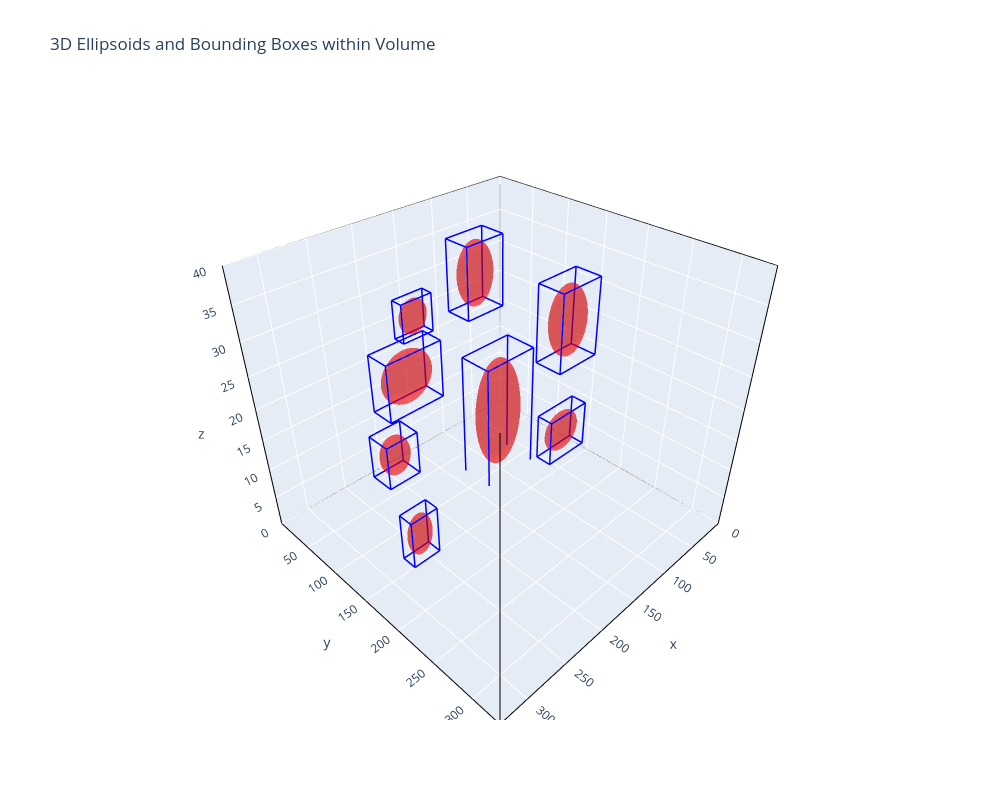

Notebook code for this chart:
### Code cell
plot_blobs_and_volumes(blobs=blobs, volumes=volumes)

### Figure 1 — Plotly figure (JSON) as saved in the notebook; plotly's stock layout.template omitted (floating-point values rounded to 4 significant figures; data arrays with more than 128 entries replaced by an {"elided": "..."} marker saying what was removed)
{"data": [{"line": {"color": "black", "width": 2}, "mode": "lines", "showlegend": false, "type": "scatter3d", "x": [0, 333, null], "y": [0, 0, null], "z": [0, 0, null]}, {"line": {"color": "black", "width": 2}, "mode": "lines", "showlegend": false, "type": "scatter3d", "x": [333, 333, null], "y": [0, 333, null], "z": [0, 0, null]}, {"line": {"color": "black", "width": 2}, "mode": "lines", "showlegend": false, "type": "scatter3d", "x": [333, 0, null], "y": [333, 333, null], "z": [0, 0, null]}, {"line": {"color": "black", "width": 2}, "mode": "lines", "showlegend": false, "type": "scatter3d", "x": [0, 0, null], "y": [333, 0, null], "z": [0, 0, null]}, {"line": {"color": "black", "width": 2}, "mode": "lines", "showlegend": false, "type": "scatter3d", "x": [0, 333, null], "y": [0, 0, null], "z": [40, 40, null]}, {"line": {"color": "black", "width": 2}, "mode": "lines", "showlegend": false, "type": "scatter3d", "x": [333, 333, null], "y": [0, 333, null], "z": [40, 40, null]}, {"line": {"color": "black", "width": 2}, "mode": "lines", "showlegend": false, "type": "scatter3d", "x": [333, 0, null], "y": [333, 333, null], "z": [40, 40, null]}, {"line": {"color": "black", "width": 2}, "mode": "lines", "showlegend": false, "type": "scatter3d", "x": [0, 0, null], "y": [333, 0, null], "z": [40, 40, null]}, {"line": {"color": "black", "width": 2}, "mode": "lines", "showlegend": false, "type": "scatter3d", "x": [0, 0, null], "y": [0, 0, null], "z": [0, 40, null]}, {"line": {"color": "black", "width": 2}, "mode": "lines", "showlegend": false, "type": "scatter3d", "x": [333, 333, null], "y": [0, 0, null], "z": [0, 40, null]}, {"line": {"color": "black", "width": 2}, "mode": "lines", "showlegend": false, "type": "scatter3d", "x": [333, 333, null], "y": [333, 333, null], "z": [0, 40, null]}, {"line": {"color": "black", "width": 2}, "mode": "lines", "showlegend": false, "type": "scatter3d", "x": [0, 0, null], "y": [333, 333, null], "z": [0, 40, null]}, {"line": {"color": "blue", "width": 3}, "mode": "lines", "showlegend": false, "type": "scatter3d", "x": [63.23, 132.0, null], "y": [75.18, 75.18, null], "z": [-0.2478, -0.2478, null]}, {"line": {"color": "blue", "width": 3}, "mode": "lines", "showlegend": false, "type": "scatter3d", "x": [132.0, 132.0, null], "y": [75.18, 114.5, null], "z": [-0.2478, -0.2478, null]}, {"line": {"color": "blue", "width": 3}, "mode": "lines", "showlegend": false, "type": "scatter3d", "x": [132.0, 63.23, null], "y": [114.5, 114.5, null], "z": [-0.2478, -0.2478, null]}, {"line": {"color": "blue", "width": 3}, "mode": "lines", "showlegend": false, "type": "scatter3d", "x": [63.23, 63.23, null], "y": [114.5, 75.18, null], "z": [-0.2478, -0.2478, null]}, {"line": {"color": "blue", "width": 3}, "mode": "lines", "showlegend": false, "type": "scatter3d", "x": [63.23, 132.0, null], "y": [75.18, 75.18, null], "z": [20.64, 20.64, null]}, {"line": {"color": "blue", "width": 3}, "mode": "lines", "showlegend": false, "type": "scatter3d", "x": [132.0, 132.0, null], "y": [75.18, 114.5, null], "z": [20.64, 20.64, null]}, {"line": {"color": "blue", "width": 3}, "mode": "lines", "showlegend": false, "type": "scatter3d", "x": [132.0, 63.23, null], "y": [114.5, 114.5, null], "z": [20.64, 20.64, null]}, {"line": {"color": "blue", "width": 3}, "mode": "lines", "showlegend": false, "type": "scatter3d", "x": [63.23, 63.23, null], "y": [114.5, 75.18, null], "z": [20.64, 20.64, null]}, {"line": {"color": "blue", "width": 3}, "mode": "lines", "showlegend": false, "type": "scatter3d", "x": [63.23, 63.23, null], "y": [75.18, 75.18, null], "z": [-0.2478, 20.64, null]}, {"line": {"color": "blue", "width": 3}, "mode": "lines", "showlegend": false, "type": "scatter3d", "x": [132.0, 132.0, null], "y": [75.18, 75.18, null], "z": [-0.2478, 20.64, null]}, {"line": {"color": "blue", "width": 3}, "mode": "lines", "showlegend": false, "type": "scatter3d", "x": [132.0, 132.0, null], "y": [114.5, 114.5, null], "z": [-0.2478, 20.64, null]}, {"line": {"color": "blue", "width": 3}, "mode": "lines", "showlegend": false, "type": "scatter3d", "x": [63.23, 63.23, null], "y": [114.5, 114.5, null], "z": [-0.2478, 20.64, null]}, {"line": {"color": "blue", "width": 3}, "mode": "lines", "showlegend": false, "type": "scatter3d", "x": [58.16, 111.3, null], "y": [161.8, 161.8, null], "z": [23.66, 23.66, null]}, {"line": {"color": "blue", "width": 3}, "mode": "lines", "showlegend": false, "type": "scatter3d", "x": [111.3, 111.3, null], "y": [161.8, 193.1, null], "z": [23.66, 23.66, null]}, {"line": {"color": "blue", "width": 3}, "mode": "lines", "showlegend": false, "type": "scatter3d", "x": [111.3, 58.16, null], "y": [193.1, 193.1, null], "z": [23.66, 23.66, null]}, {"line": {"color": "blue", "width": 3}, "mode": "lines", "showlegend": false, "type": "scatter3d", "x": [58.16, 58.16, null], "y": [193.1, 161.8, null], "z": [23.66, 23.66, null]}, {"line": {"color": "blue", "width": 3}, "mode": "lines", "showlegend": false, "type": "scatter3d", "x": [58.16, 111.3, null], "y": [161.8, 161.8, null], "z": [35.07, 35.07, null]}, {"line": {"color": "blue", "width": 3}, "mode": "lines", "showlegend": false, "type": "scatter3d", "x": [111.3, 111.3, null], "y": [161.8, 193.1, null], "z": [35.07, 35.07, null]}, {"line": {"color": "blue", "width": 3}, "mode": "lines", "showlegend": false, "type": "scatter3d", "x": [111.3, 58.16, null], "y": [193.1, 193.1, null], "z": [35.07, 35.07, null]}, {"line": {"color": "blue", "width": 3}, "mode": "lines", "showlegend": false, "type": "scatter3d", "x": [58.16, 58.16, null], "y": [193.1, 161.8, null], "z": [35.07, 35.07, null]}, {"line": {"color": "blue", "width": 3}, "mode": "lines", "showlegend": false, "type": "scatter3d", "x": [58.16, 58.16, null], "y": [161.8, 161.8, null], "z": [23.66, 35.07, null]}, {"line": {"color": "blue", "width": 3}, "mode": "lines", "showlegend": false, "type": "scatter3d", "x": [111.3, 111.3, null], "y": [161.8, 161.8, null], "z": [23.66, 35.07, null]}, {"line": {"color": "blue", "width": 3}, "mode": "lines", "showlegend": false, "type": "scatter3d", "x": [111.3, 111.3, null], "y": [193.1, 193.1, null], "z": [23.66, 35.07, null]}, {"line": {"color": "blue", "width": 3}, "mode": "lines", "showlegend": false, "type": "scatter3d", "x": [58.16, 58.16, null], "y": [193.1, 193.1, null], "z": [23.66, 35.07, null]}, {"line": {"color": "blue", "width": 3}, "mode": "lines", "showlegend": false, "type": "scatter3d", "x": [94.17, 141.9, null], "y": [68.47, 68.47, null], "z": [28.09, 28.09, null]}, {"line": {"color": "blue", "width": 3}, "mode": "lines", "showlegend": false, "type": "scatter3d", "x": [141.9, 141.9, null], "y": [68.47, 98.05, null], "z": [28.09, 28.09, null]}, {"line": {"color": "blue", "width": 3}, "mode": "lines", "showlegend": false, "type": "scatter3d", "x": [141.9, 94.17, null], "y": [98.05, 98.05, null], "z": [28.09, 28.09, null]}, {"line": {"color": "blue", "width": 3}, "mode": "lines", "showlegend": false, "type": "scatter3d", "x": [94.17, 94.17, null], "y": [98.05, 68.47, null], "z": [28.09, 28.09, null]}, {"line": {"color": "blue", "width": 3}, "mode": "lines", "showlegend": false, "type": "scatter3d", "x": [94.17, 141.9, null], "y": [68.47, 68.47, null], "z": [38.44, 38.44, null]}, {"line": {"color": "blue", "width": 3}, "mode": "lines", "showlegend": false, "type": "scatter3d", "x": [141.9, 141.9, null], "y": [68.47, 98.05, null], "z": [38.44, 38.44, null]}, {"line": {"color": "blue", "width": 3}, "mode": "lines", "showlegend": false, "type": "scatter3d", "x": [141.9, 94.17, null], "y": [98.05, 98.05, null], "z": [38.44, 38.44, null]}, {"line": {"color": "blue", "width": 3}, "mode": "lines", "showlegend": false, "type": "scatter3d", "x": [94.17, 94.17, null], "y": [98.05, 68.47, null], "z": [38.44, 38.44, null]}, {"line": {"color": "blue", "width": 3}, "mode": "lines", "showlegend": false, "type": "scatter3d", "x": [94.17, 94.17, null], "y": [68.47, 68.47, null], "z": [28.09, 38.44, null]}, {"line": {"color": "blue", "width": 3}, "mode": "lines", "showlegend": false, "type": "scatter3d", "x": [141.9, 141.9, null], "y": [68.47, 68.47, null], "z": [28.09, 38.44, null]}, {"line": {"color": "blue", "width": 3}, "mode": "lines", "showlegend": false, "type": "scatter3d", "x": [141.9, 141.9, null], "y": [98.05, 98.05, null], "z": [28.09, 38.44, null]}, {"line": {"color": "blue", "width": 3}, "mode": "lines", "showlegend": false, "type": "scatter3d", "x": [94.17, 94.17, null], "y": [98.05, 98.05, null], "z": [28.09, 38.44, null]}, {"line": {"color": "blue", "width": 3}, "mode": "lines", "showlegend": false, "type": "scatter3d", "x": [248.6, 303.9, null], "y": [159.1, 159.1, null], "z": [28.39, 28.39, null]}, {"line": {"color": "blue", "width": 3}, "mode": "lines", "showlegend": false, "type": "scatter3d", "x": [303.9, 303.9, null], "y": [159.1, 181.2, null], "z": [28.39, 28.39, null]}, {"line": {"color": "blue", "width": 3}, "mode": "lines", "showlegend": false, "type": "scatter3d", "x": [303.9, 248.6, null], "y": [181.2, 181.2, null], "z": [28.39, 28.39, null]}, {"line": {"color": "blue", "width": 3}, "mode": "lines", "showlegend": false, "type": "scatter3d", "x": [248.6, 248.6, null], "y": [181.2, 159.1, null], "z": [28.39, 28.39, null]}, {"line": {"color": "blue", "width": 3}, "mode": "lines", "showlegend": false, "type": "scatter3d", "x": [248.6, 303.9, null], "y": [159.1, 159.1, null], "z": [35.55, 35.55, null]}, {"line": {"color": "blue", "width": 3}, "mode": "lines", "showlegend": false, "type": "scatter3d", "x": [303.9, 303.9, null], "y": [159.1, 181.2, null], "z": [35.55, 35.55, null]}, {"line": {"color": "blue", "width": 3}, "mode": "lines", "showlegend": false, "type": "scatter3d", "x": [303.9, 248.6, null], "y": [181.2, 181.2, null], "z": [35.55, 35.55, null]}, {"line": {"color": "blue", "width": 3}, "mode": "lines", "showlegend": false, "type": "scatter3d", "x": [248.6, 248.6, null], "y": [181.2, 159.1, null], "z": [35.55, 35.55, null]}, {"line": {"color": "blue", "width": 3}, "mode": "lines", "showlegend": false, "type": "scatter3d", "x": [248.6, 248.6, null], "y": [159.1, 159.1, null], "z": [28.39, 35.55, null]}, {"line": {"color": "blue", "width": 3}, "mode": "lines", "showlegend": false, "type": "scatter3d", "x": [303.9, 303.9, null], "y": [159.1, 159.1, null], "z": [28.39, 35.55, null]}, {"line": {"color": "blue", "width": 3}, "mode": "lines", "showlegend": false, "type": "scatter3d", "x": [303.9, 303.9, null], "y": [181.2, 181.2, null], "z": [28.39, 35.55, null]}, {"line": {"color": "blue", "width": 3}, "mode": "lines", "showlegend": false, "type": "scatter3d", "x": [248.6, 248.6, null], "y": [181.2, 181.2, null], "z": [28.39, 35.55, null]}, {"line": {"color": "blue", "width": 3}, "mode": "lines", "showlegend": false, "type": "scatter3d", "x": [211.2, 250.5, null], "y": [63.12, 63.12, null], "z": [7.198, 7.198, null]}, {"line": {"color": "blue", "width": 3}, "mode": "lines", "showlegend": false, "type": "scatter3d", "x": [250.5, 250.5, null], "y": [63.12, 91.44, null], "z": [7.198, 7.198, null]}, {"line": {"color": "blue", "width": 3}, "mode": "lines", "showlegend": false, "type": "scatter3d", "x": [250.5, 211.2, null], "y": [91.44, 91.44, null], "z": [7.198, 7.198, null]}, {"line": {"color": "blue", "width": 3}, "mode": "lines", "showlegend": false, "type": "scatter3d", "x": [211.2, 211.2, null], "y": [91.44, 63.12, null], "z": [7.198, 7.198, null]}, {"line": {"color": "blue", "width": 3}, "mode": "lines", "showlegend": false, "type": "scatter3d", "x": [211.2, 250.5, null], "y": [63.12, 63.12, null], "z": [14.24, 14.24, null]}, {"line": {"color": "blue", "width": 3}, "mode": "lines", "showlegend": false, "type": "scatter3d", "x": [250.5, 250.5, null], "y": [63.12, 91.44, null], "z": [14.24, 14.24, null]}, {"line": {"color": "blue", "width": 3}, "mode": "lines", "showlegend": false, "type": "scatter3d", "x": [250.5, 211.2, null], "y": [91.44, 91.44, null], "z": [14.24, 14.24, null]}, {"line": {"color": "blue", "width": 3}, "mode": "lines", "showlegend": false, "type": "scatter3d", "x": [211.2, 211.2, null], "y": [91.44, 63.12, null], "z": [14.24, 14.24, null]}, {"line": {"color": "blue", "width": 3}, "mode": "lines", "showlegend": false, "type": "scatter3d", "x": [211.2, 211.2, null], "y": [63.12, 63.12, null], "z": [7.198, 14.24, null]}, {"line": {"color": "blue", "width": 3}, "mode": "lines", "showlegend": false, "type": "scatter3d", "x": [250.5, 250.5, null], "y": [63.12, 63.12, null], "z": [7.198, 14.24, null]}, {"line": {"color": "blue", "width": 3}, "mode": "lines", "showlegend": false, "type": "scatter3d", "x": [250.5, 250.5, null], "y": [91.44, 91.44, null], "z": [7.198, 14.24, null]}, {"line": {"color": "blue", "width": 3}, "mode": "lines", "showlegend": false, "type": "scatter3d", "x": [211.2, 211.2, null], "y": [91.44, 91.44, null], "z": [7.198, 14.24, null]}, {"line": {"color": "blue", "width": 3}, "mode": "lines", "showlegend": false, "type": "scatter3d", "x": [49.94, 104.2, null], "y": [161.1, 161.1, null], "z": [7.143, 7.143, null]}, {"line": {"color": "blue", "width": 3}, "mode": "lines", "showlegend": false, "type": "scatter3d", "x": [104.2, 104.2, null], "y": [161.1, 179.7, null], "z": [7.143, 7.143, null]}, {"line": {"color": "blue", "width": 3}, "mode": "lines", "showlegend": false, "type": "scatter3d", "x": [104.2, 49.94, null], "y": [179.7, 179.7, null], "z": [7.143, 7.143, null]}, {"line": {"color": "blue", "width": 3}, "mode": "lines", "showlegend": false, "type": "scatter3d", "x": [49.94, 49.94, null], "y": [179.7, 161.1, null], "z": [7.143, 7.143, null]}, {"line": {"color": "blue", "width": 3}, "mode": "lines", "showlegend": false, "type": "scatter3d", "x": [49.94, 104.2, null], "y": [161.1, 161.1, null], "z": [14.37, 14.37, null]}, {"line": {"color": "blue", "width": 3}, "mode": "lines", "showlegend": false, "type": "scatter3d", "x": [104.2, 104.2, null], "y": [161.1, 179.7, null], "z": [14.37, 14.37, null]}, {"line": {"color": "blue", "width": 3}, "mode": "lines", "showlegend": false, "type": "scatter3d", "x": [104.2, 49.94, null], "y": [179.7, 179.7, null], "z": [14.37, 14.37, null]}, {"line": {"color": "blue", "width": 3}, "mode": "lines", "showlegend": false, "type": "scatter3d", "x": [49.94, 49.94, null], "y": [179.7, 161.1, null], "z": [14.37, 14.37, null]}, {"line": {"color": "blue", "width": 3}, "mode": "lines", "showlegend": false, "type": "scatter3d", "x": [49.94, 49.94, null], "y": [161.1, 161.1, null], "z": [7.143, 14.37, null]}, {"line": {"color": "blue", "width": 3}, "mode": "lines", "showlegend": false, "type": "scatter3d", "x": [104.2, 104.2, null], "y": [161.1, 161.1, null], "z": [7.143, 14.37, null]}, {"line": {"color": "blue", "width": 3}, "mode": "lines", "showlegend": false, "type": "scatter3d", "x": [104.2, 104.2, null], "y": [179.7, 179.7, null], "z": [7.143, 14.37, null]}, {"line": {"color": "blue", "width": 3}, "mode": "lines", "showlegend": false, "type": "scatter3d", "x": [49.94, 49.94, null], "y": [179.7, 179.7, null], "z": [7.143, 14.37, null]}, {"line": {"color": "blue", "width": 3}, "mode": "lines", "showlegend": false, "type": "scatter3d", "x": [255.6, 287.0, null], "y": [154.7, 154.7, null], "z": [3.669, 3.669, null]}, {"line": {"color": "blue", "width": 3}, "mode": "lines", "showlegend": false, "type": "scatter3d", "x": [287.0, 287.0, null], "y": [154.7, 171.7, null], "z": [3.669, 3.669, null]}, {"line": {"color": "blue", "width": 3}, "mode": "lines", "showlegend": false, "type": "scatter3d", "x": [287.0, 255.6, null], "y": [171.7, 171.7, null], "z": [3.669, 3.669, null]}, {"line": {"color": "blue", "width": 3}, "mode": "lines", "showlegend": false, "type": "scatter3d", "x": [255.6, 255.6, null], "y": [171.7, 154.7, null], "z": [3.669, 3.669, null]}, {"line": {"color": "blue", "width": 3}, "mode": "lines", "showlegend": false, "type": "scatter3d", "x": [255.6, 287.0, null], "y": [154.7, 154.7, null], "z": [11.17, 11.17, null]}, {"line": {"color": "blue", "width": 3}, "mode": "lines", "showlegend": false, "type": "scatter3d", "x": [287.0, 287.0, null], "y": [154.7, 171.7, null], "z": [11.17, 11.17, null]}, {"line": {"color": "blue", "width": 3}, "mode": "lines", "showlegend": false, "type": "scatter3d", "x": [287.0, 255.6, null], "y": [171.7, 171.7, null], "z": [11.17, 11.17, null]}, {"line": {"color": "blue", "width": 3}, "mode": "lines", "showlegend": false, "type": "scatter3d", "x": [255.6, 255.6, null], "y": [171.7, 154.7, null], "z": [11.17, 11.17, null]}, {"line": {"color": "blue", "width": 3}, "mode": "lines", "showlegend": false, "type": "scatter3d", "x": [255.6, 255.6, null], "y": [154.7, 154.7, null], "z": [3.669, 11.17, null]}, {"line": {"color": "blue", "width": 3}, "mode": "lines", "showlegend": false, "type": "scatter3d", "x": [287.0, 287.0, null], "y": [154.7, 154.7, null], "z": [3.669, 11.17, null]}, {"line": {"color": "blue", "width": 3}, "mode": "lines", "showlegend": false, "type": "scatter3d", "x": [287.0, 287.0, null], "y": [171.7, 171.7, null], "z": [3.669, 11.17, null]}, {"line": {"color": "blue", "width": 3}, "mode": "lines", "showlegend": false, "type": "scatter3d", "x": [255.6, 255.6, null], "y": [171.7, 171.7, null], "z": [3.669, 11.17, null]}, {"line": {"color": "blue", "width": 3}, "mode": "lines", "showlegend": false, "type": "scatter3d", "x": [168.7, 205.7, null], "y": [61.0, 61.0, null], "z": [26.86, 26.86, null]}, {"line": {"color": "blue", "width": 3}, "mode": "lines", "showlegend": false, "type": "scatter3d", "x": [205.7, 205.7, null], "y": [61.0, 74.67, null], "z": [26.86, 26.86, null]}, {"line": {"color": "blue", "width": 3}, "mode": "lines", "showlegend": false, "type": "scatter3d", "x": [205.7, 168.7, null], "y": [74.67, 74.67, null], "z": [26.86, 26.86, null]}, {"line": {"color": "blue", "width": 3}, "mode": "lines", "showlegend": false, "type": "scatter3d", "x": [168.7, 168.7, null], "y": [74.67, 61.0, null], "z": [26.86, 26.86, null]}, {"line": {"color": "blue", "width": 3}, "mode": "lines", "showlegend": false, "type": "scatter3d", "x": [168.7, 205.7, null], "y": [61.0, 61.0, null], "z": [32.43, 32.43, null]}, {"line": {"color": "blue", "width": 3}, "mode": "lines", "showlegend": false, "type": "scatter3d", "x": [205.7, 205.7, null], "y": [61.0, 74.67, null], "z": [32.43, 32.43, null]}, {"line": {"color": "blue", "width": 3}, "mode": "lines", "showlegend": false, "type": "scatter3d", "x": [205.7, 168.7, null], "y": [74.67, 74.67, null], "z": [32.43, 32.43, null]}, {"line": {"color": "blue", "width": 3}, "mode": "lines", "showlegend": false, "type": "scatter3d", "x": [168.7, 168.7, null], "y": [74.67, 61.0, null], "z": [32.43, 32.43, null]}, {"line": {"color": "blue", "width": 3}, "mode": "lines", "showlegend": false, "type": "scatter3d", "x": [168.7, 168.7, null], "y": [61.0, 61.0, null], "z": [26.86, 32.43, null]}, {"line": {"color": "blue", "width": 3}, "mode": "lines", "showlegend": false, "type": "scatter3d", "x": [205.7, 205.7, null], "y": [61.0, 61.0, null], "z": [26.86, 32.43, null]}, {"line": {"color": "blue", "width": 3}, "mode": "lines", "showlegend": false, "type": "scatter3d", "x": [205.7, 205.7, null], "y": [74.67, 74.67, null], "z": [26.86, 32.43, null]}, {"line": {"color": "blue", "width": 3}, "mode": "lines", "showlegend": false, "type": "scatter3d", "x": [168.7, 168.7, null], "y": [74.67, 74.67, null], "z": [26.86, 32.43, null]}, {"colorscale": [[0, "red"], [1, "red"]], "name": "Ellipsoid 1", "opacity": 0.4, "showscale": false, "type": "surface", "x": {"elided": "20x40 float values"}, "y": {"elided": "20x40 float values"}, "z": {"elided": "20x40 float values"}}, {"colorscale": [[0, "red"], [1, "red"]], "name": "Ellipsoid 2", "opacity": 0.4, "showscale": false, "type": "surface", "x": {"elided": "20x40 float values"}, "y": {"elided": "20x40 float values"}, "z": {"elided": "20x40 float values"}}, {"colorscale": [[0, "red"], [1, "red"]], "name": "Ellipsoid 3", "opacity": 0.4, "showscale": false, "type": "surface", "x": {"elided": "20x40 float values"}, "y": {"elided": "20x40 float values"}, "z": {"elided": "20x40 float values"}}, {"colorscale": [[0, "red"], [1, "red"]], "name": "Ellipsoid 4", "opacity": 0.4, "showscale": false, "type": "surface", "x": {"elided": "20x40 float values"}, "y": {"elided": "20x40 float values"}, "z": {"elided": "20x40 float values"}}, {"colorscale": [[0, "red"], [1, "red"]], "name": "Ellipsoid 5", "opacity": 0.4, "showscale": false, "type": "surface", "x": {"elided": "20x40 float values"}, "y": {"elided": "20x40 float values"}, "z": {"elided": "20x40 float values"}}, {"colorscale": [[0, "red"], [1, "red"]], "name": "Ellipsoid 6", "opacity": 0.4, "showscale": false, "type": "surface", "x": {"elided": "20x40 float values"}, "y": {"elided": "20x40 float values"}, "z": {"elided": "20x40 float values"}}, {"colorscale": [[0, "red"], [1, "red"]], "name": "Ellipsoid 7", "opacity": 0.4, "showscale": false, "type": "surface", "x": {"elided": "20x40 float values"}, "y": {"elided": "20x40 float values"}, "z": {"elided": "20x40 float values"}}, {"colorscale": [[0, "red"], [1, "red"]], "name": "Ellipsoid 8", "opacity": 0.4, "showscale": false, "type": "surface", "x": {"elided": "20x40 float values"}, "y": {"elided": "20x40 float values"}, "z": {"elided": "20x40 float values"}}], "layout": {"height": 800, "scene": {"aspectmode": "manual", "aspectratio": {"x": 1, "y": 1, "z": 0.9009}, "xaxis": {"range": [0, 333]}, "yaxis": {"range": [0, 333]}, "zaxis": {"range": [0, 40]}}, "title": {"text": "3D Ellipsoids and Bounding Boxes within Volume"}, "width": 1000}}
